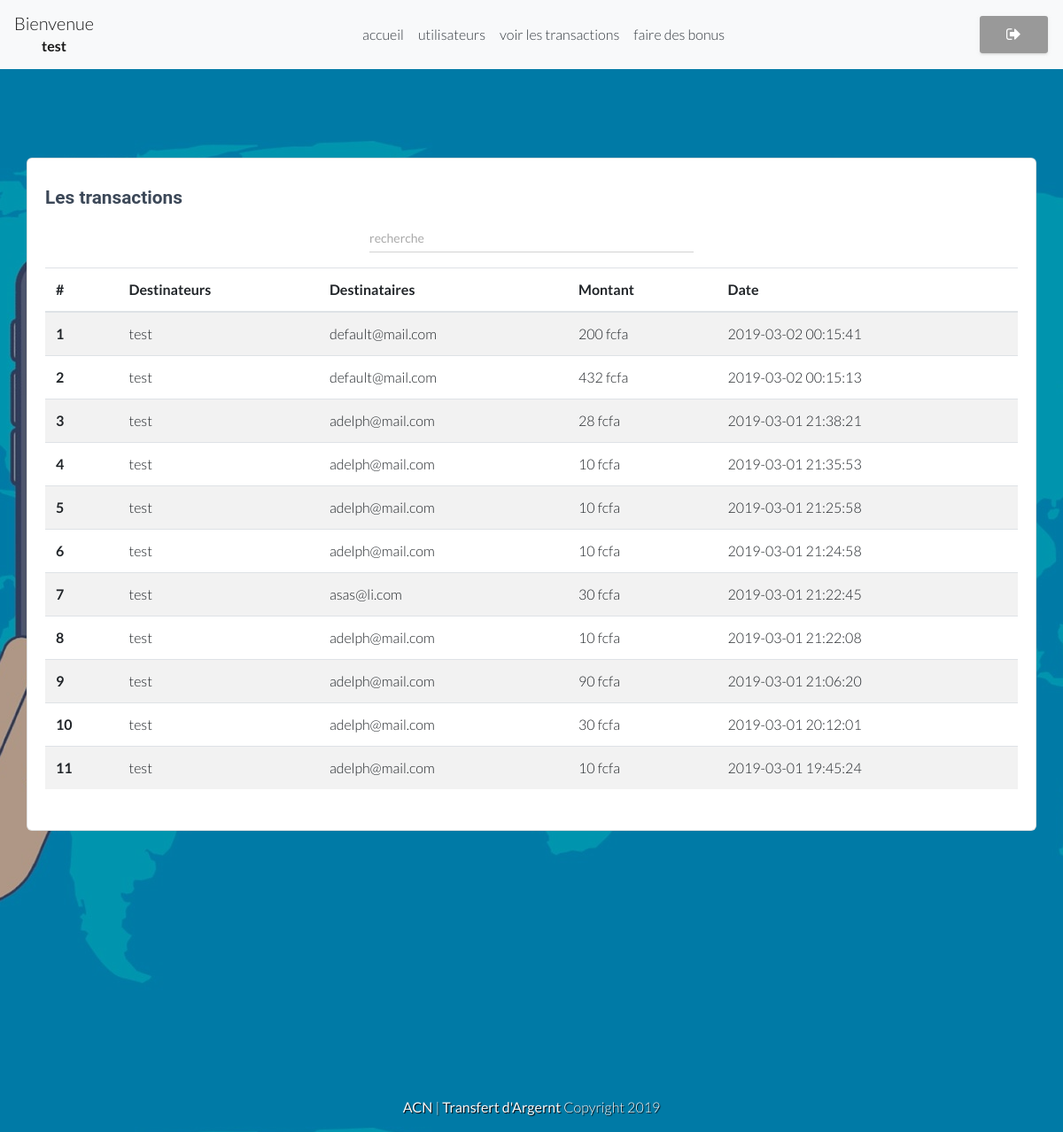
The page /wpadmin/transaction.php (signed in) on the database its author committed.
### tables this page shows
CREATE TABLE `transactions` (
  `id` int(11) NOT NULL,
  `user` int(11) NOT NULL,
  `email` varchar(255) NOT NULL,
  `montant` float NOT NULL,
  `datetr` datetime NOT NULL
);

CREATE TABLE `users` (
  `id` int(11) NOT NULL,
  `nom` varchar(255) NOT NULL,
  `prenom` varchar(255) NOT NULL,
  `email` varchar(255) NOT NULL,
  `depot` float NOT NULL,
  `username` varchar(255) NOT NULL,
  `codes` varchar(5) NOT NULL,
  `password` varchar(255) NOT NULL
);

### wpadmin/transaction.php (the view, shortened to what this page needs)
<?php
if ($_SESSION['username']) {
?>
<!DOCTYPE html>
<html>
<head>
	<link href="https://stackpath.bootstrapcdn.com/bootstrap/4.3.1/css/bootstrap.min.css" rel="stylesheet">
	<link rel="stylesheet" href="https://maxcdn.bootstrapcdn.com/font-awesome/latest/css/font-awesome.min.css" />
    <link rel="stylesheet" type="text/css" href="../css/material-bootstrap-wizard.css">
	<link rel="stylesheet" type="text/css" href="../css/style.css">
</head>
<body>
	<header>
		<nav class="navbar navbar-expand-lg navbar-light bg-light">
		  <a class="navbar-brand text-center" href="#">
		    Bienvenue <br>
		    <small><b><?php echo $_SESSION['username']; ?></b></small>
		  </a>
		  <div class="collapse navbar-collapse" id="navbarNav">
		    <ul class="navbar-nav ml-auto">
		    	<li class="nav-link">
	  				<a class="text-dark" href="administration.php">accueil</a>
	  			</li>
		    	<li class="nav-link">
	  				<a class="text-dark" href="listuser.php">utilisateurs</a>
	  			</li>
	  			<li class="nav-link">
	  				<a class="text-dark" href="transaction.php">voir les transactions</a>
	  			</li>
	  			<li class="nav-link">
	  				<a class="text-dark" href="bonus.php">faire des bonus</a>
	  			</li>
		    </ul>
		    <div class="ml-auto">
	  			<a class="btn btn-outline-dark" href="../member/logout.php"><span class="fa fa-sign-out"></span></a>
		    </div>
		  </div>
		</nav>
	</header>
	<div class="image-container set-full-height" style="background: url(../img/admin_img.jpg) top center; height: auto; overflow: hidden;">
		<div class="container-fluid">
		  <div class="col-sm-12">
		    <div class="card card_member">
		      <div class="card-body">
		        <h4 class="card-title">Les transactions</h4>
		        <input class="form-control col-md-4 offset-md-4" type="search" name="recherche" placeholder="recherche">
		        <p class="card-text">
		        	<table class="table table-striped">
					  <thead>
					    <tr>
					      <th scope="col">#</th>
					      <th scope="col">Destinateurs</th>
					      <th scope="col">Destinataires</th>
					      <th class="cacher" scope="col">Montant</th>
					      <th class="cacher" scope="col">Date</th>
					    </tr>
					  </thead>
					   <?php
						  		$db 			= Database::connect();
						  		$res 			= $db->query("SELECT u.username, t.email, t.montant, t.datetr FROM transactions t INNER JOIN users u ON t.user = u.id ORDER BY t.datetr DESC");
						  		$resultats		= $res->fetchAll(PDO::FETCH_ASSOC);
							  	echo "<tbody>";
							  	for ($i=0; $i < sizeof($resultats) ; $i++) {
							  	 	$j = $i + 1;
							  		echo 	'
											    <tr>
											      <th scope="row">'.$j.'</th>
											      <td class="key">'.$resultats[$i]["username"].'</td>
											      <td class="key">'.$resultats[$i]["email"].'</td>
											      <td class="cacher">'.$resultats[$i]["montant"].' fcfa</td>
											      <td class="cacher">'.$resultats[$i]["datetr"].'</td>
											    </tr>
							  				';
							  	}
							  	echo "</tbody>";
						?>
					</table>
		        </p>
		      </div>
		    </div>
		  </div>
		</div>
		<footer class="text-center text-light">
			<p>
				<b>ACN</b> | <b>Transfert d'Argernt</b> Copyright 2019
			</p>
		</footer>
	</div>
</body>
</html>
<?php
}else{
	header("location:../404/index.php");
}
 ?>

### css/style.css (style rules this page uses)
* { box-sizing: border-box; }
body { width: 100%; font-family: 'Lato', sans-serif; }
footer { text-shadow: 1px 1px 1px black; position: relative; bottom: O; }
.image-container .card_member { width: 100%; height: auto; margin: 100px 0 300px 0; }

### rows shown on the page
transactions: j "1", user.username "test", email "default@mail.com", montant "200", datetr "2019-03-02 00:15:41"
transactions: j "2", user.username "test", email "default@mail.com", montant "432", datetr "2019-03-02 00:15:13"
transactions: j "3", user.username "test", email "adelph@mail.com", montant "28", datetr "2019-03-01 21:38:21"
transactions: j "4", user.username "test", email "adelph@mail.com", montant "10", datetr "2019-03-01 21:35:53"
transactions: j "5", user.username "test", email "adelph@mail.com", montant "10", datetr "2019-03-01 21:25:58"
transactions: j "6", user.username "test", email "adelph@mail.com", montant "10", datetr "2019-03-01 21:24:58"
transactions: j "7", user.username "test", email "asas@li.com", montant "30", datetr "2019-03-01 21:22:45"
transactions: j "8", user.username "test", email "adelph@mail.com", montant "10", datetr "2019-03-01 21:22:08"
transactions: j "9", user.username "test", email "adelph@mail.com", montant "90", datetr "2019-03-01 21:06:20"
transactions: j "10", user.username "test", email "adelph@mail.com", montant "30", datetr "2019-03-01 20:12:01"
transactions: j "11", user.username "test", email "adelph@mail.com", montant "10", datetr "2019-03-01 19:45:24"

### other values the page prints
$_SESSION['username'] "test"
